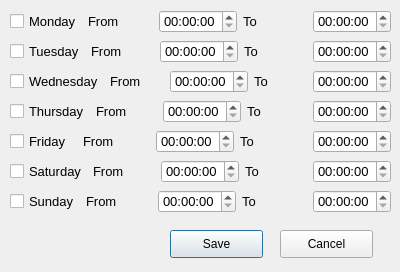
<?xml version="1.0" encoding="UTF-8"?>
<ui version="4.0">
 <class>donotdisturbinfowindow</class>
 <widget class="QDialog" name="donotdisturbinfowindow">
  <property name="geometry">
   <rect>
    <x>0</x>
    <y>0</y>
    <width>400</width>
    <height>272</height>
   </rect>
  </property>
  <property name="windowTitle">
   <string>Dialog</string>
  </property>
  <widget class="QPushButton" name="SaveButton">
   <property name="geometry">
    <rect>
     <x>170</x>
     <y>230</y>
     <width>93</width>
     <height>28</height>
    </rect>
   </property>
   <property name="text">
    <string>Save</string>
   </property>
  </widget>
  <widget class="QPushButton" name="CancelButton">
   <property name="geometry">
    <rect>
     <x>280</x>
     <y>230</y>
     <width>93</width>
     <height>28</height>
    </rect>
   </property>
   <property name="text">
    <string>Cancel</string>
   </property>
  </widget>
  <widget class="QWidget" name="layoutWidget">
   <property name="geometry">
    <rect>
     <x>10</x>
     <y>40</y>
     <width>381</width>
     <height>23</height>
    </rect>
   </property>
   <layout class="QHBoxLayout" name="horizontalLayout_2">
    <item>
     <widget class="QCheckBox" name="TuesdayCheck">
      <property name="font">
       <font>
        <pointsize>10</pointsize>
       </font>
      </property>
      <property name="text">
       <string>Tuesday</string>
      </property>
     </widget>
    </item>
    <item>
     <widget class="QLabel" name="label_3">
      <property name="font">
       <font>
        <pointsize>10</pointsize>
       </font>
      </property>
      <property name="text">
       <string>From</string>
      </property>
     </widget>
    </item>
    <item>
     <widget class="QTimeEdit" name="TuesdayFromTime">
      <property name="font">
       <font>
        <pointsize>10</pointsize>
       </font>
      </property>
     </widget>
    </item>
    <item>
     <widget class="QLabel" name="label_4">
      <property name="font">
       <font>
        <pointsize>10</pointsize>
       </font>
      </property>
      <property name="text">
       <string>To</string>
      </property>
     </widget>
    </item>
    <item>
     <widget class="QTimeEdit" name="TuesdayToTime">
      <property name="font">
       <font>
        <pointsize>10</pointsize>
       </font>
      </property>
     </widget>
    </item>
   </layout>
  </widget>
  <widget class="QWidget" name="layoutWidget_2">
   <property name="geometry">
    <rect>
     <x>10</x>
     <y>70</y>
     <width>381</width>
     <height>23</height>
    </rect>
   </property>
   <layout class="QHBoxLayout" name="horizontalLayout_3">
    <item>
     <widget class="QCheckBox" name="WednesdayCheck">
      <property name="font">
       <font>
        <pointsize>10</pointsize>
       </font>
      </property>
      <property name="text">
       <string>Wednesday</string>
      </property>
     </widget>
    </item>
    <item>
     <widget class="QLabel" name="label_5">
      <property name="font">
       <font>
        <pointsize>10</pointsize>
       </font>
      </property>
      <property name="text">
       <string>From</string>
      </property>
     </widget>
    </item>
    <item>
     <widget class="QTimeEdit" name="WednesdayFromTime">
      <property name="font">
       <font>
        <pointsize>10</pointsize>
       </font>
      </property>
     </widget>
    </item>
    <item>
     <widget class="QLabel" name="label_6">
      <property name="font">
       <font>
        <pointsize>10</pointsize>
       </font>
      </property>
      <property name="text">
       <string>To</string>
      </property>
     </widget>
    </item>
    <item>
     <widget class="QTimeEdit" name="WednesdayToTime">
      <property name="font">
       <font>
        <pointsize>10</pointsize>
       </font>
      </property>
     </widget>
    </item>
   </layout>
  </widget>
  <widget class="QWidget" name="layoutWidget_3">
   <property name="geometry">
    <rect>
     <x>10</x>
     <y>100</y>
     <width>381</width>
     <height>23</height>
    </rect>
   </property>
   <layout class="QHBoxLayout" name="horizontalLayout_4">
    <item>
     <widget class="QCheckBox" name="ThursdayCheck">
      <property name="font">
       <font>
        <pointsize>10</pointsize>
       </font>
      </property>
      <property name="text">
       <string>Thursday</string>
      </property>
     </widget>
    </item>
    <item>
     <widget class="QLabel" name="label_7">
      <property name="font">
       <font>
        <pointsize>10</pointsize>
       </font>
      </property>
      <property name="text">
       <string>From</string>
      </property>
     </widget>
    </item>
    <item>
     <widget class="QTimeEdit" name="ThursdayFromTime">
      <property name="font">
       <font>
        <pointsize>10</pointsize>
       </font>
      </property>
     </widget>
    </item>
    <item>
     <widget class="QLabel" name="label_8">
      <property name="font">
       <font>
        <pointsize>10</pointsize>
       </font>
      </property>
      <property name="text">
       <string>To</string>
      </property>
     </widget>
    </item>
    <item>
     <widget class="QTimeEdit" name="ThursdayToTime">
      <property name="font">
       <font>
        <pointsize>10</pointsize>
       </font>
      </property>
     </widget>
    </item>
   </layout>
  </widget>
  <widget class="QWidget" name="layoutWidget_4">
   <property name="geometry">
    <rect>
     <x>10</x>
     <y>130</y>
     <width>381</width>
     <height>23</height>
    </rect>
   </property>
   <layout class="QHBoxLayout" name="horizontalLayout_5">
    <item>
     <widget class="QCheckBox" name="FridayCheck">
      <property name="font">
       <font>
        <pointsize>10</pointsize>
       </font>
      </property>
      <property name="text">
       <string>Friday</string>
      </property>
     </widget>
    </item>
    <item>
     <widget class="QLabel" name="label_9">
      <property name="font">
       <font>
        <pointsize>10</pointsize>
       </font>
      </property>
      <property name="text">
       <string>From</string>
      </property>
     </widget>
    </item>
    <item>
     <widget class="QTimeEdit" name="FridayFromTime">
      <property name="font">
       <font>
        <pointsize>10</pointsize>
       </font>
      </property>
     </widget>
    </item>
    <item>
     <widget class="QLabel" name="label_10">
      <property name="font">
       <font>
        <pointsize>10</pointsize>
       </font>
      </property>
      <property name="text">
       <string>To</string>
      </property>
     </widget>
    </item>
    <item>
     <widget class="QTimeEdit" name="FridayToTime">
      <property name="font">
       <font>
        <pointsize>10</pointsize>
       </font>
      </property>
     </widget>
    </item>
   </layout>
  </widget>
  <widget class="QWidget" name="layoutWidget_5">
   <property name="geometry">
    <rect>
     <x>10</x>
     <y>160</y>
     <width>381</width>
     <height>23</height>
    </rect>
   </property>
   <layout class="QHBoxLayout" name="horizontalLayout_6">
    <item>
     <widget class="QCheckBox" name="SaturdayCheck">
      <property name="font">
       <font>
        <pointsize>10</pointsize>
       </font>
      </property>
      <property name="text">
       <string>Saturday</string>
      </property>
     </widget>
    </item>
    <item>
     <widget class="QLabel" name="label_11">
      <property name="font">
       <font>
        <pointsize>10</pointsize>
       </font>
      </property>
      <property name="text">
       <string>From</string>
      </property>
     </widget>
    </item>
    <item>
     <widget class="QTimeEdit" name="SaturdayFromTime">
      <property name="font">
       <font>
        <pointsize>10</pointsize>
       </font>
      </property>
     </widget>
    </item>
    <item>
     <widget class="QLabel" name="label_12">
      <property name="font">
       <font>
        <pointsize>10</pointsize>
       </font>
      </property>
      <property name="text">
       <string>To</string>
      </property>
     </widget>
    </item>
    <item>
     <widget class="QTimeEdit" name="SaturdayToTime">
      <property name="font">
       <font>
        <pointsize>10</pointsize>
       </font>
      </property>
     </widget>
    </item>
   </layout>
  </widget>
  <widget class="QWidget" name="layoutWidget_6">
   <property name="geometry">
    <rect>
     <x>10</x>
     <y>190</y>
     <width>381</width>
     <height>23</height>
    </rect>
   </property>
   <layout class="QHBoxLayout" name="horizontalLayout_7">
    <item>
     <widget class="QCheckBox" name="SundayCheck">
      <property name="font">
       <font>
        <pointsize>10</pointsize>
       </font>
      </property>
      <property name="text">
       <string>Sunday</string>
      </property>
     </widget>
    </item>
    <item>
     <widget class="QLabel" name="label_13">
      <property name="font">
       <font>
        <pointsize>10</pointsize>
       </font>
      </property>
      <property name="text">
       <string>From</string>
      </property>
     </widget>
    </item>
    <item>
     <widget class="QTimeEdit" name="SundayFromTime">
      <property name="font">
       <font>
        <pointsize>10</pointsize>
       </font>
      </property>
     </widget>
    </item>
    <item>
     <widget class="QLabel" name="label_14">
      <property name="font">
       <font>
        <pointsize>10</pointsize>
       </font>
      </property>
      <property name="text">
       <string>To</string>
      </property>
     </widget>
    </item>
    <item>
     <widget class="QTimeEdit" name="SundayToTime">
      <property name="font">
       <font>
        <pointsize>10</pointsize>
       </font>
      </property>
     </widget>
    </item>
   </layout>
  </widget>
  <widget class="QWidget" name="">
   <property name="geometry">
    <rect>
     <x>10</x>
     <y>10</y>
     <width>381</width>
     <height>23</height>
    </rect>
   </property>
   <layout class="QHBoxLayout" name="horizontalLayout">
    <item>
     <widget class="QCheckBox" name="MondayCheck">
      <property name="font">
       <font>
        <pointsize>10</pointsize>
       </font>
      </property>
      <property name="text">
       <string>Monday</string>
      </property>
     </widget>
    </item>
    <item>
     <widget class="QLabel" name="label">
      <property name="font">
       <font>
        <pointsize>10</pointsize>
       </font>
      </property>
      <property name="text">
       <string>From</string>
      </property>
     </widget>
    </item>
    <item>
     <widget class="QTimeEdit" name="MondayFromTime">
      <property name="font">
       <font>
        <pointsize>10</pointsize>
       </font>
      </property>
     </widget>
    </item>
    <item>
     <widget class="QLabel" name="label_2">
      <property name="font">
       <font>
        <pointsize>10</pointsize>
       </font>
      </property>
      <property name="text">
       <string>To</string>
      </property>
     </widget>
    </item>
    <item>
     <widget class="QTimeEdit" name="MondayToTime">
      <property name="font">
       <font>
        <pointsize>10</pointsize>
       </font>
      </property>
     </widget>
    </item>
   </layout>
  </widget>
 </widget>
 <resources/>
 <connections/>
</ui>
